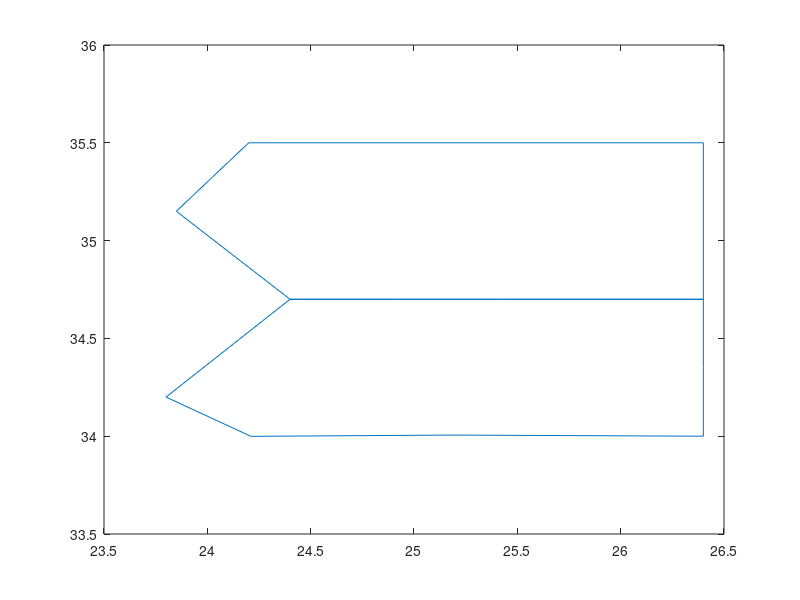

Recreate this plot in MATLAB. (Note: this script raises an error after producing the figure.)
%% Initialisation of the workspace
clear % the "clear" command clear the workspace (imporant to clean the memory)
clc   % the "clc" clear the window command from previous command (only visual)
close all

%% POINT OF INTEREST and value of the VS30 of the soil
X = [35.36	25.12]; %[Latitude Longitude]
% X = [38 14.5];

Vs30 = 300; % m/s shear wave velocity of the soil under the site of interest
%% vector of IM to consider for the hazard curve
imx=0:0.01:4; %g

%% Vibration periods (T) to be considered for the spectral accelerations
Tnn   = [0 0.1 0.2 0.3 0.4 0.5 0.75 1.0 1.5 2.0 3.0]; % seconds

%% Return Period values to be consider
Tr = [30 50 475 2475]; % corresponding to 81%, 63%, 10% and 2% in 50 years

%% Upload the file of the seismic zones.
load Final_zones
SZ=Final_zones;

%% Below you need to defien the valus of Mmin, Mmax, a and b you 
%  calculated from the G&R
a    = [3.33 4.33]; % here you need to repleace your values
b    = [0.78 0.98]; % here you need to repleace your values

Mwmin = [4.5 4.5];      % here you need to repleace your values
Mwmax = [7.5 6.4];      % here you need to repleace your values

Lambda_min = 10.^(a-b.*Mwmin);

FaultType = {'normal', 'normal'}; % it can be 'normal', 'reverse', 'strike-slip'. Here you need to repleace your types ONE TYPE FOR EACH ZONE

%% loading the coefficients for the GMPE
load GMPEcoef_AB10
coef1 = zeros(length(Tnn),length(coef_AB10(1,:)));
for ii = 1:length(Tnn)
    coef1(ii,:) = coef_AB10(Tnn(ii)==coef_AB10(:,1),:);
end

%% Number of years for the simulation
Num = 10000; % years

%% Simulation-based procedure
plotter = 1;

time = 0;
counttmp = 0;

if plotter==1
figure(1)
plot([SZ.X],[SZ.Y])
end

wb = waitbar(0,'Please wait...');

while time < Num
    
    % Simulation of the inter-arrival time
%     iatime = expinv(rand(1,3),1./Lambda_min);
    iatime = -1./Lambda_min .*log(1-rand(1,length(SZ)));

    % Identification of the seismic zone where the earthquake occurs
    [~,sz] = min(iatime);
    
    % Calculation of the absolute time of the event
    time   = time + iatime(sz);
    
    % To show a waiting bar
    waitbar(time/Num,wb,[num2str(round(time/Num*10*100)/10),' %'])
    
    % Counter for the earthquakes
    counttmp = counttmp + 1;
    
    % GR relationship - Simulation of the magnitude level
    m = - log10(10^(-b(sz)*Mwmin(sz))-rand(1,1)*(10^(-b(sz)*Mwmin(sz))-10^(-b(sz)*Mwmax(sz))))/b(sz); % CDF - Mmin and Mmax
    
    % Earthquake location - Simulation of the epicentre
    in_event = 0;
    while in_event == 0
        lon = rand(1,1)*(max(SZ(sz).X) - min(SZ(sz).X)) + min(SZ(sz).X);
        lat = rand(1,1)*(max(SZ(sz).Y) - min(SZ(sz).Y)) + min(SZ(sz).Y);
        in_event = inpolygon(lon,lat,SZ(sz).X,SZ(sz).Y);
    end
    
    if plotter ==1
    hold on
    plot(lon,lat,'r.')
    end
    
    repi = deg2km(distance(lat,lon,X(1),X(2))); % Epicentral distance
    Ri  = distance_converter(repi);             % Conversion to RJB
    
    % GMPE
    eps = randn(length(Tnn),1); % simulation of the error for the GMPE for all the Spectral accelerations
    
    %% Fault mechanism term
    if strcmp(FaultType{sz},'strike-slip')==1
        FMech = [0 0];
    elseif strcmp(FaultType{sz},'normal')==1
        FMech = [1 0];
    elseif strcmp(FaultType{sz},'reverse')==1
        FMech = [0 1];
    end
    %% Soil Term
    soil1 = [0 0]; % [Ss,Sa]
    if Vs30 <= 360
        soil1(1) = 1;
    elseif Vs30 > 360 && Vs30 <= 750
        soil1(2) = 1;
    end
    %%
    
    a1=0.458;
    a2=-0.0549;
    a3=1.046;
    a4=-0.0361;
    a5=-1.297;
    a6=-0.138;
    a7=0.105;
    delta = (1-exp(-(a1+a2*m)*Ri^(a3+a4*m)))*exp(a5+a6*m+a7*m^2);
    r = max([Ri - delta, 0]);
    
    gmp_central_estimate = 10.^(coef1(:,2)       + ...
        coef1(:,3) * m   +  ...
        coef1(:,4) * m^2 +  ...
        (coef1(:,5)+coef1(:,6)*m).*log10(sqrt(r^2+coef1(:,7).^2)) + ...
        coef1(:,8) * soil1(1) + ...
        coef1(:,9) * soil1(2) + ...
        coef1(:,10)*FMech(1)  + ...
        coef1(:,11)*FMech(2))/981; % (g)
    
    % Simulation of the expected intensity measure from the lognormal
    % distribution of the GMPE
    gmp_estimate = log10(gmp_central_estimate)+ coef1(:,14).*eps;
    
    % Store results
    catalog1(counttmp,:) = [ii time m lat lon Ri sz]; 
    catalog2(counttmp,:) = 10.^(gmp_estimate');
    catalog3(counttmp,:) = eps';
    
end
close(wb)
[hazard_values, ~] = sort(catalog2);
%% PSHA results
Final_time = Num;
lambda = flip((1:counttmp)./Final_time);

figure
loglog(hazard_values,lambda,'linewidth',2);
ylim([10^-4 2])
xlim([0.01 2])
xlabel('S_a - Spectral acceleration [g]'); ylabel('\lambda - mean annual rate'); 
grid on; axis square
set(gca,'FontSize',16,'Layer','Top')
hold on
plot(repmat([0.0001 3],length(Tr),1)',[1./Tr' 1./Tr']',':k','linewidth',2)
legend([repmat('T = ',length(Tnn'),1),num2str(Tnn')],'Location','northeastoutside');

%%
for i=1:length(Tr)
[~,index] = min(abs(lambda-1./Tr(i)));
Response_Spectra(i,:)=hazard_values(index,:);
end

figure
subplot(121)
plot(Tnn,Response_Spectra,'x-','linewidth',2)
xlabel('T (s)'); ylabel('S_a (g)'); 
grid on; axis square
set(gca,'FontSize',16,'Layer','Top')
legend(num2str(Tr'))

subplot(122)
loglog(Tnn,Response_Spectra,'x-','linewidth',2)
xlabel('T (s)'); ylabel('S_a (g)'); 
grid on; axis square
set(gca,'FontSize',16,'Layer','Top')
legend(num2str(Tr'))

%% Deaggregation
clear catalog10 catalog20
load slipcolor
clear PMF mag_bin_center dist_bin
% Disaggregation binning
dmag = 0.2; %0.125; 
ddist = 20; %10; 
Rmax = 300; %km

T = 3;
Sa = 0.01;

[~, ind_sort] = sort(catalog2(:,Tnn==T));
catalog10 = catalog1(ind_sort,:);
catalog20 = catalog2(ind_sort,:);

mag_bin = min(Mwmin):dmag:max(Mwmax);
for i = 1:length(mag_bin)-1
    mag_bin_center(1,i) = (mag_bin(1,i) + mag_bin(1,i+1))/2;
end

dist_bin = 0:ddist:Rmax;
for i = 1:length(dist_bin)-1
    dist_bin_center(1,i) = (dist_bin(1,i) + dist_bin(1,i+1))/2;
end

Bin_deagg_num = zeros(length(mag_bin)-1,length(dist_bin)-1);
Bin_deagg_den = zeros(length(mag_bin)-1,length(dist_bin)-1);

for ii = 1:length(mag_bin)-1
    for jj = 1:length(dist_bin)-1
%         Bin_deagg_den(ii,jj) = length(find(catalog1(:,3) >= mag_bin(ii) & catalog1(:,3) < mag_bin(ii+1) & catalog1(:,6) >= dist_bin(jj) & catalog1(:,6) < dist_bin(jj+1)));
        Bin_deagg_num(ii,jj) = length(find(catalog20(:,Tnn==T)>Sa & catalog10(:,3) >= mag_bin(ii) & catalog10(:,3) < mag_bin(ii+1) & catalog10(:,6) >= dist_bin(jj) & catalog10(:,6) < dist_bin(jj+1)));       
    end
end

% Define the probability mass function.
PMF = Bin_deagg_num./sum(sum(Bin_deagg_num));

figure
for lm = 1:length(mag_bin)-1
    for ld = 1:length(dist_bin)-1
        Xp = [dist_bin_center(ld)-ddist/2 dist_bin_center(ld)+ddist/2 dist_bin_center(ld)+ddist/2 dist_bin_center(ld)-ddist/2];
        Yp = [mag_bin_center(lm)-dmag/2 mag_bin_center(lm)-dmag/2 mag_bin_center(lm)+dmag/2 mag_bin_center(lm)+dmag/2];
        patch(Xp,Yp,PMF(lm,ld))
    end
end
colormap(slipcolor)
colorbar
axis tight
axis square
xlabel('Distance [km]')
ylabel('Magnitude')

figure
load slipcolor
b=bar3(mag_bin_center,PMF,'g');
xlabel('Distance [km]')
ylabel('Magnitude')
zlabel('PMF')
diff=dist_bin_center(2)-dist_bin_center(1);
for k = 1:length(b)
  xData = b(k).XData;
  zData = b(k).ZData;
  set(b(k), 'XData', (xData-k).*diff+dist_bin_center(k), ...
            'CData', zData, 'FaceColor', 'interp');
%    set(b(k), 'XData', (xData-k).*diff+dist_bin_center(k), ...
%             'CData', zData, 'FaceColor', 'interp');      
end
colormap(slipcolor)
colorbar
view([150.9 44.4]);
axis tight
% set('XTick',dist_bin_center,'XTickLabel',num2cell(dist_bin_center))
set(gca,'XDir',...
   'reverse','YDir','reverse','XTick',dist_bin_center,'XTickLabel',num2cell(dist_bin_center))
